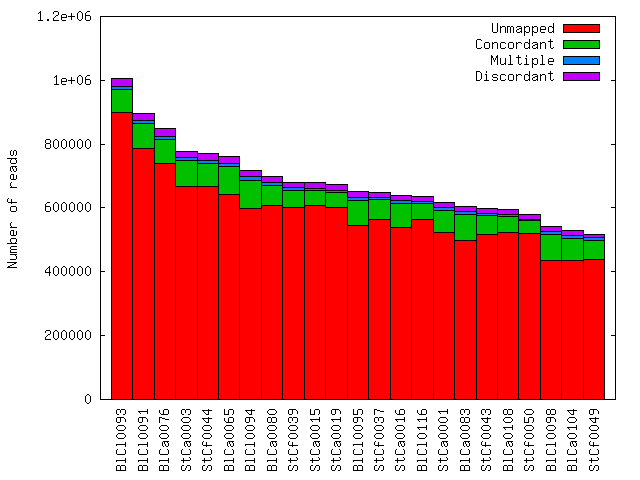

Generate this figure with gnuplot:
set terminal png large
set output 'summary_pe.png'
set style data histograms
set style histogram rowstacked
set style fill solid 1.0 border -1
set ylabel "Number of reads"
set bmargin 5
set xtics nomirror rotate by 45 right

plot 'summary_pe.txt' using 6 t "Unmapped", '' using 3 t "Concordant", '' using 4 t "Multiple", '' using 5:xtic(1) t "Discordant"

